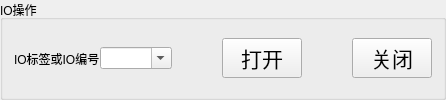
         <widget class="QGroupBox" name="groupBox">
          <property name="title">
           <string>IO操作</string>
          </property>
          <layout class="QHBoxLayout" name="horizontalLayout_48">
           <property name="spacing">
            <number>50</number>
           </property>
           <item>
            <layout class="QHBoxLayout" name="horizontalLayout_47" stretch="0,1">
             <property name="spacing">
              <number>0</number>
             </property>
             <item>
              <widget class="QLabel" name="label_2">
               <property name="text">
                <string>IO标签或IO编号</string>
               </property>
              </widget>
             </item>
             <item>
              <widget class="QComboBox" name="comboBox_IOSign">
               <property name="editable">
                <bool>true</bool>
               </property>
              </widget>
             </item>
            </layout>
           </item>
           <item>
            <widget class="QPushButton" name="pushButton_TurnOnIO">
             <property name="font">
              <font>
               <pointsize>16</pointsize>
              </font>
             </property>
             <property name="text">
              <string>打开</string>
             </property>
            </widget>
           </item>
           <item>
            <widget class="QPushButton" name="pushButton_TurnOffIO">
             <property name="font">
              <font>
               <pointsize>16</pointsize>
              </font>
             </property>
             <property name="text">
              <string>关闭</string>
             </property>
            </widget>
           </item>
          </layout>
         </widget>
